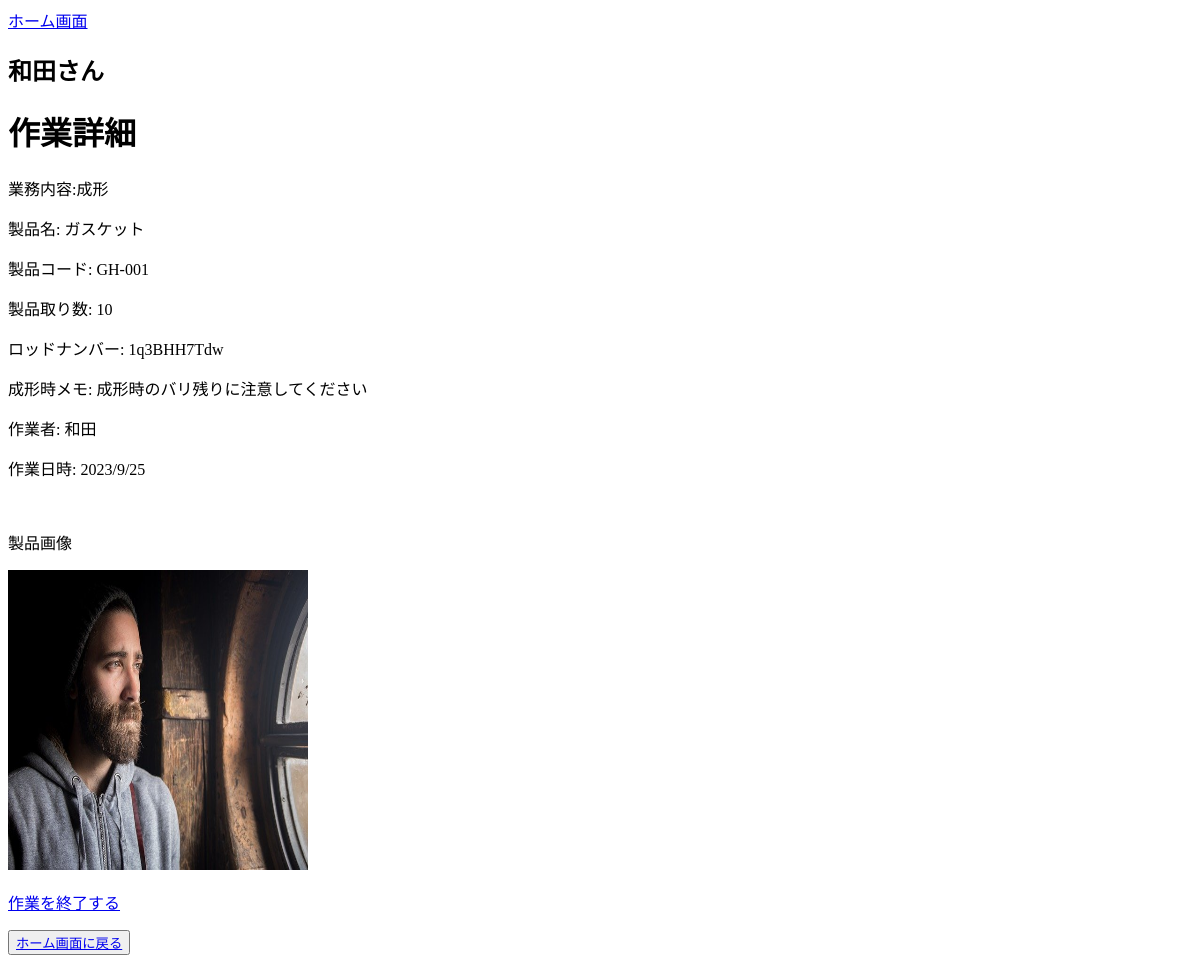
The app's page /daily_report/report_detail/101/ (signed in), older data.
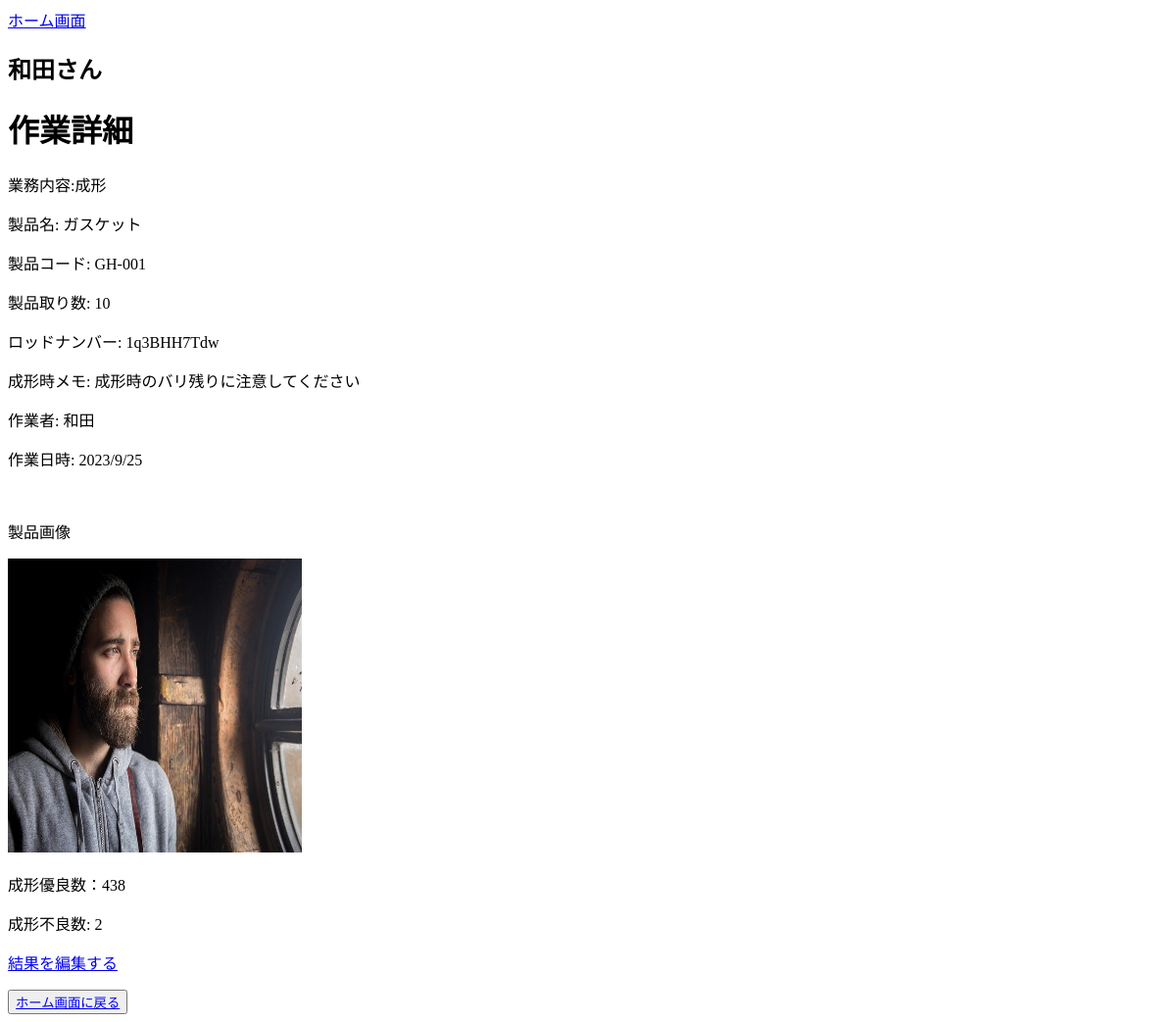
The same page, newer data.
### accounts/models.py (models this page shows, shortened)
class Users(AbstractBaseUser, PermissionsMixin):
    username = models.CharField(max_length=150, unique=True, verbose_name="ユーザー名")
    birthday = models.DateField(null=True,blank=True, verbose_name="生年月日")
    phone = models.IntegerField(null=True,blank=True, verbose_name="携帯番号")
    email = models.EmailField(max_length=255, unique=True, verbose_name="メールアドレス")
    department = models.ForeignKey(
        Departments, on_delete=models.PROTECT, null=True,blank=True
    )
    is_active = models.BooleanField(default=True)
    is_staff = models.BooleanField(default=False)
    USERNAME_FIELD = 'username'
    EMAIL_FIELD = 'email'
    REQUIRED_FIELDS = ['email']
    objects = UsersManager()

### daily_report/models.py (models this page shows, shortened)
class Report(models.Model):
    user = models.ForeignKey(
        Users, on_delete=models.CASCADE,verbose_name="ユーザー"
    )
    product = models.ForeignKey(
        Products, on_delete=models.CASCADE,verbose_name="製品情報"
    )
    business = models.ForeignKey(
        Business, on_delete=models.CASCADE,verbose_name="業務内容"
    )
    memo = models.CharField(max_length=255,blank=True, null=True,verbose_name="引き継ぎ",)
    lot_number = models.CharField(max_length=10, verbose_name='ロッド番号',default='')
    good_product= models.IntegerField(null=True,blank=True,verbose_name="優良数")
    bad_product= models.IntegerField(null=True,blank=True,verbose_name="不良数")
    status = models.CharField(max_length=10, null=True, blank=True, verbose_name="作業状況",)
    created_at = models.DateTimeField(auto_now_add=True)
    updated_at = models.DateTimeField(auto_now=True)
    class Meta:
        verbose_name = '日報'
        db_table = "report"

class Business(models.Model):
    department = models.ForeignKey(
        Departments, on_delete=models.CASCADE, verbose_name='部署情報'
    )
    name = models.CharField(max_length=50,verbose_name="業務名")
    business_content = models.CharField(max_length=255,verbose_name="業務内容")
    class Meta:
        verbose_name = '業務内容'
        db_table = 'business'

class Products(models.Model):
    name = models.CharField(max_length=255,verbose_name="製品名")
    code = models.CharField(max_length=50,verbose_name="製品コード")
    quantity = models.IntegerField(verbose_name="製品取り数")
    pictures = models.FileField(upload_to='product_pictures',verbose_name='製品画像',null=True)
    memo = models.CharField(max_length=255,blank=True, null=True,verbose_name="製品メモ")
    created_at = models.DateTimeField(auto_now_add=True)
    updated_at = models.DateTimeField(auto_now=True)
    class Meta:
        verbose_name = '製品情報'
        db_table = 'products'

### daily_report/views.py (the view, shortened to what this page needs)
# urls.py: path('report_detail/<int:pk>/',ReportDetailView.as_view(),name='report_detail'),
class ReportDetailView(LoginRequiredMixin,DetailView):
    model = Report
    template_name = os.path.join('report', 'report_detail.html')
    context_object_name = 'reportdetail'
    def get_queryset(self):
        return Report.objects.all()
    def get_context_data(self, **kwargs):
        context = super().get_context_data(**kwargs)
        return context

### templates/report/report_detail.html (shortened to what this page needs)
{% extends 'base.html' %}
{% block content %}
<h1>作業詳細</h1>
    <p>業務内容:{{ reportdetail.business.name }}</p>
    <p>製品名: {{ reportdetail.product.name }}</p>
    <p>製品コード: {{ reportdetail.product.code }}</p>
    <p>製品取り数: {{ reportdetail.product.quantity }}</p>
    <p>ロッドナンバー: {{ reportdetail.lot_number }}</p>
    <p>成形時メモ: {{ reportdetail.product.memo }}</p>
    <p>作業者: {{ reportdetail.user.username }}</p>
    <p>作業日時: {{ reportdetail.created_at.year }}/{{ reportdetail.created_at.month }}/{{ reportdetail.created_at.day }}</p>
    <br>
    <p>製品画像</p>
    <img width="300ox" height="300px"src="{{ reportdetail.product.pictures.url }}" alt="{{ reportdetail.product.name }}">
    {% if reportdetail.good_product %}
    <p>{{ reportdetail.business.name }}優良数：{{ reportdetail.good_product }}</p>
    <p>{{ reportdetail.business.name }}不良数: {{ reportdetail.bad_product }}</p>
        {% if request.user.department.name != '出荷部' %}
        <p><a href="{% url 'daily_report:report_endedit' reportdetail.id %}">結果を編集する</a></p>
        {% endif %}
    {% else %}
        {% if request.user.department.name == '出荷部' %}
        <p><a href="{% url 'daily_report:report_shippingend' reportdetail.id %}">作業を終了する(出荷部)</a></p>
        {% else %}
        <p><a href="{% url 'daily_report:report_end' reportdetail.id %}">作業を終了する</a></p>
        {% endif %}
    {% endif %}
    <button><a href="{% url 'daily_report:report_list' %}">ホーム画面に戻る</a></button>
{% endblock %}

### templates/base.html (shortened to what this page needs)
<!DOCTYPE html>
<html lang="ja">
<head>
</head>
<body>
    <nav>
        <a href="{% url 'daily_report:report_list' %}">ホーム画面</a>
        <h1>{{ request.user.username }}さん</h1>
    </nav>
    {% block content %}
    {% endblock %}
</body>
</html>

Row changes from the older to the newer data that the page shows:
changed Report "1q3BHH7Tdw": business.name (not shown) → "成形"; good_product (not shown) → "438"; bad_product (not shown) → "2"
Text that changed along with them:
text no longer shown: "作業を終了する"
text now shown: "優良数： 不良数: 結果を編集する"
